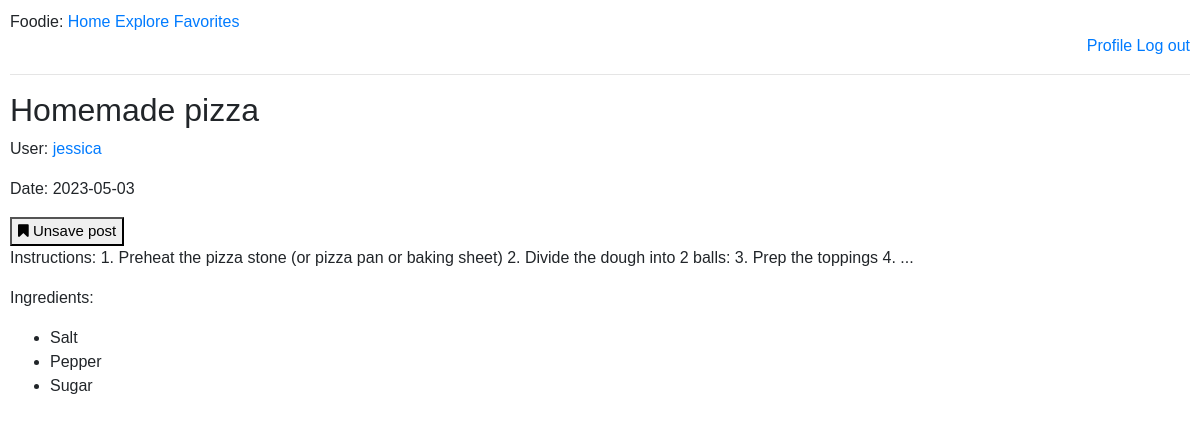
The page /recipe/1 (signed in) on the database its author committed.
### tables this page shows
CREATE TABLE recipes(
        id INTEGER PRIMARY KEY,
        title VARCHAR(100),
        timestamp TEXT,
        content TEXT,
        ingredients TEXT,
        user_id INTEGER,
        FOREIGN KEY (user_id) REFERENCES users(id) on delete cascade
    );

CREATE TABLE users (
        id INTEGER PRIMARY KEY,
        name TEXT,
        surname TEXT,
        country TEXT,
        username TEXT,
        email TEXT,
        password TEXT
    );

### app.py (the view)
@app.route('/recipe/<int:post_id>')
@token_required
def recipe_page(post_id):
    global saved
    data = jwt.decode(session['token'], token_key, algorithms=['HS256'])
    user_id_title = data['user_id']
    query = f"SELECT title, user_id, DATE(timestamp), content, ingredients, id, user_id from recipes where id={post_id}"
    db = database_worker('social_net.db')
    post = db.search(query=query)
    post_id = post[0][6]
    if post:
        user_id = post[0][1]
        query_user = f"SELECT username from users where id={user_id}"
        username = db.search(query=query_user)
        post = list(post[0])
        post[1] = username[0][0]
        post[6] = user_id
        post[4] = post[4].split(',')
        post = tuple(post)
        query_follow = f"SELECT * from follow where follower={user_id_title} and followed={post[6]}"
        follow = db.search(query=query_follow)
        if follow:
            follow = True
        else:
            follow = False
        query_saved = f"SELECT * from saves where user_id={user_id_title} and post_id={post_id}"
        saved = db.search(query=query_saved)
        if saved:
            saved = True
        else:
            saved = False
        return render_template('recipe-page.html', title=f'{post[0]}', post=post, login=True, user_id=user_id_title,
                               follow=follow, save=saved)
    return render_template('recipe-page.html', title=f'{post[0]}', login=True, user_id=user_id_title, save=saved)

### app.py (called while the page is built)
def token_required(f):
    @wraps(f)
    def decorated(*args, **kwargs):
        if 'token' not in session:
            print("No token")
            return redirect(url_for('login'))
        try:
            print("Decoding token")
            data = jwt.decode(session['token'], token_key, algorithms=['HS256'])
        except:
            print("Wrong Token")
            return redirect(url_for('login'))
        return f(*args, **kwargs)
    return decorated

### my_lib.py (called while the page is built)
    def search(self, query):
        result = self.cursor.execute(query).fetchall()
        return result

### templates/recipe-page.html (shortened to what this page needs)
{% extends "base.html" %}
{% block content %}
    <h2>{{ post[0] }}</h2>
    <p>User: <a href="{{ url_for('profile', user_id=post[6]) }}">{{ post[1] }}</a></p>
    <p>Date: {{ post[2] }}</p>
    {% if save %}
    <form action="{{ url_for('unsave_post') }}" method="POST">
        <button style="font-size:15px" type="submit"><i class="fa fa-bookmark"></i> Unsave post</button>
    </form>
    {% else %}
    <form action="{{ url_for('save_post') }}" method="POST">
        <input type="hidden" name="post_id" value="{{ post[5] }}">
        <button style="font-size:15px" type="submit"><i class="fa fa-bookmark-o"></i> Save post</button>
    {% endif %}
    <p>Instructions: {{ post[3] }}</p>
    <p>Ingredients:</p>
    <ul>
        {% for ingredient in post[4] %}
            <li>{{ ingredient }}</li>
        {% endfor %}
    </ul>
{% endblock %}

### static/registration.css (style rules this page uses)
body, button, input, select, textarea, h1, h2, h3, h4, h5, h6, p, span, div, a { font-family: Arial, sans-serif; }

### static/my_style.css (style rules this page uses)
body, button, input, select, textarea, h1, h2, h3, h4, h5, h6, p, span, div, a { font-family: Arial, sans-serif; }
body { margin: 10px; }

### rows shown on the page
recipes: title "Homemade pizza", content "1. Preheat the pizza stone (or pizza pan or baking sheet) 2. Divide the dough into 2 balls: 3. Prep the toppings 4. ..."
users: username "jessica"

### other values the page prints
{{ post[2] }} "2023-05-03"
{{ ingredient }} "Salt" "Pepper" "Sugar"
